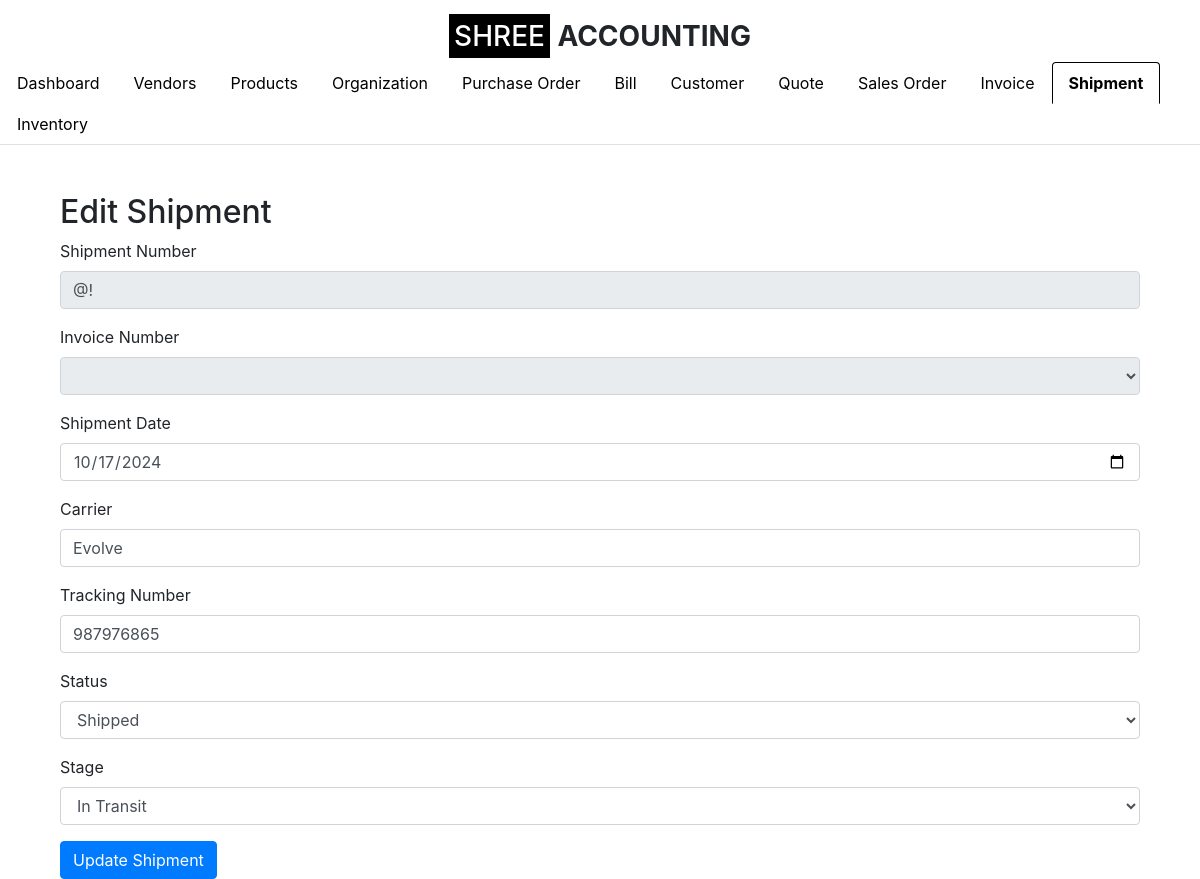
/edit_shipment/1 (signed in), run on an earlier commit of the app's database.
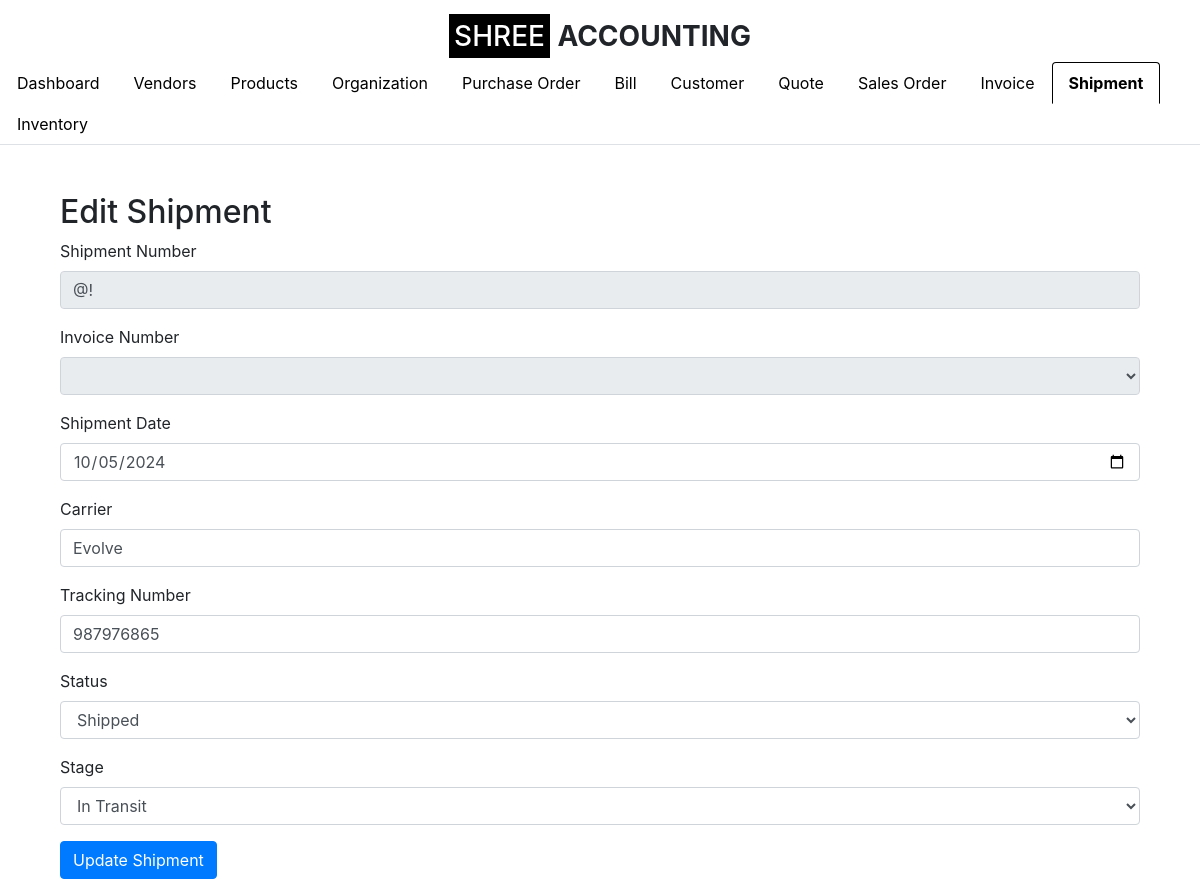
And on a later commit of the database.
### app.py (models this page shows)
class Shipment(db.Model):
    __tablename__ = 'shipment'
    id = db.Column(db.Integer, primary_key=True)
    shipment_number = db.Column(db.String(50), nullable=False, unique=True)
    invoice_id = db.Column(db.Integer, db.ForeignKey('invoice.id'), nullable=False, unique=True)  # Add unique constraint
    shipment_date = db.Column(db.Date, nullable=False)
    carrier = db.Column(db.String(100), nullable=True)
    tracking_number = db.Column(db.String(100), nullable=True)
    status = db.Column(db.String(50), nullable=False, default='Pending')  # Status of the shipment
    stage = db.Column(db.String(50), nullable=False, default='Pending')  # Shipment stages
    organization_id = db.Column(db.Integer, db.ForeignKey('organization.id'), nullable=False)
    invoice = db.relationship('Invoice', backref=db.backref('shipment', uselist=False))  # One-to-One relationship with Invoice
    organization = db.relationship('Organization', backref=db.backref('shipments', lazy=True))

### app.py (the view)
    def wrap(*args, **kwargs):
        if 'logged_in' in session:
            return f(*args, **kwargs)
        else:
            flash('Please log in first.', 'warning')
            return redirect(url_for('login'))

### app.py (called while the page is built, shortened)
def login_required(f):
    def wrap(*args, **kwargs):
        if 'logged_in' in session:
            return f(*args, **kwargs)
        else:
            flash('Please log in first.', 'warning')
            return redirect(url_for('login'))
    wrap.__name__ = f.__name__
    return wrap

@app.route('/edit_shipment/<int:shipment_id>', methods=['GET', 'POST'])
@login_required
def edit_shipment(shipment_id):
    shipment = Shipment.query.get_or_404(shipment_id)
    organization_id = session.get('organization_id')
    invoices = Invoice.query.filter_by(organization_id=organization_id, status='Invoiced').all()
    return render_template('edit_shipment.html', shipment=shipment, invoices=invoices, show_logo=True, active_tab='shipment')

### templates/edit_shipment.html (shortened to what this page needs)
{% extends "base.html" %}
{% block content %}
<div class="container mt-5">
    <h2>Edit Shipment</h2>
    <form method="POST" action="{{ url_for('edit_shipment', shipment_id=shipment.id) }}">
        <div class="form-group">
            <label for="shipment_number">Shipment Number</label>
            <input type="text" class="form-control" id="shipment_number" name="shipment_number" value="{{ shipment.shipment_number }}" readonly>
        </div>
        <div class="form-group">
            <label for="invoice_id">Invoice Number</label>
            <select name="invoice_id" class="form-control" id="invoice_id" disabled>
            </select>
        </div>
        <div class="form-group">
            <label for="shipment_date">Shipment Date</label>
            <input type="date" class="form-control" id="shipment_date" name="shipment_date" value="{{ shipment.shipment_date }}" required>
        </div>
        <div class="form-group">
            <label for="carrier">Carrier</label>
            <input type="text" class="form-control" id="carrier" name="carrier" value="{{ shipment.carrier }}">
        </div>
        <div class="form-group">
            <label for="tracking_number">Tracking Number</label>
            <input type="text" class="form-control" id="tracking_number" name="tracking_number" value="{{ shipment.tracking_number }}">
        </div>
        <div class="form-group">
            <label for="status">Status</label>
            <select name="status" class="form-control" id="status" required>
                <option value="Shipped" {% if shipment.status == 'Shipped' %}selected{% endif %}>Shipped</option>
            </select>
        </div>
        <div class="form-group">
            <label for="stage">Stage</label>
            <select name="stage" class="form-control" id="stage" required>
                <option value="In Transit" {% if shipment.stage == 'In Transit' %}selected{% endif %}>In Transit</option>
            </select>
        </div>
        <button type="submit" class="btn btn-primary">Update Shipment</button>
    </form>
</div>
{% endblock %}

What changed in the data, as far as the page shows it:
changed Shipment "Evolve": shipment_date "10/17/2024" → "10/05/2024"
